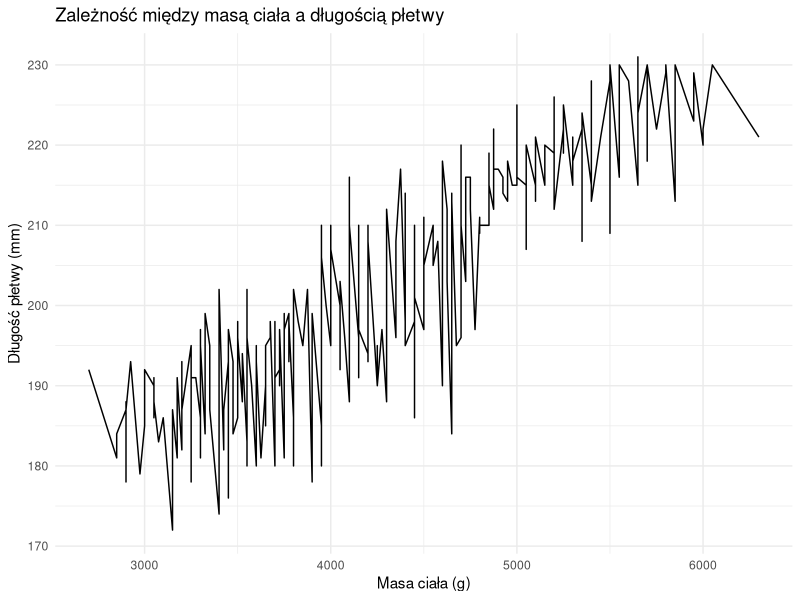
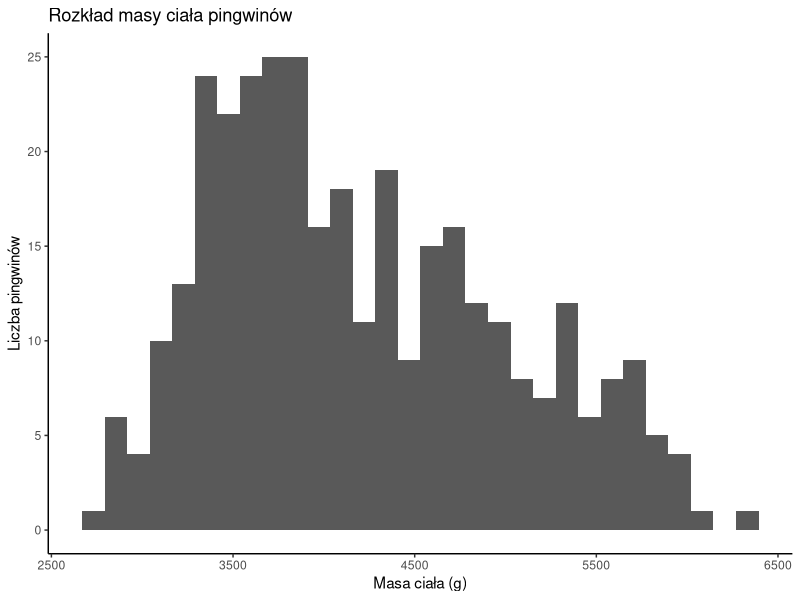
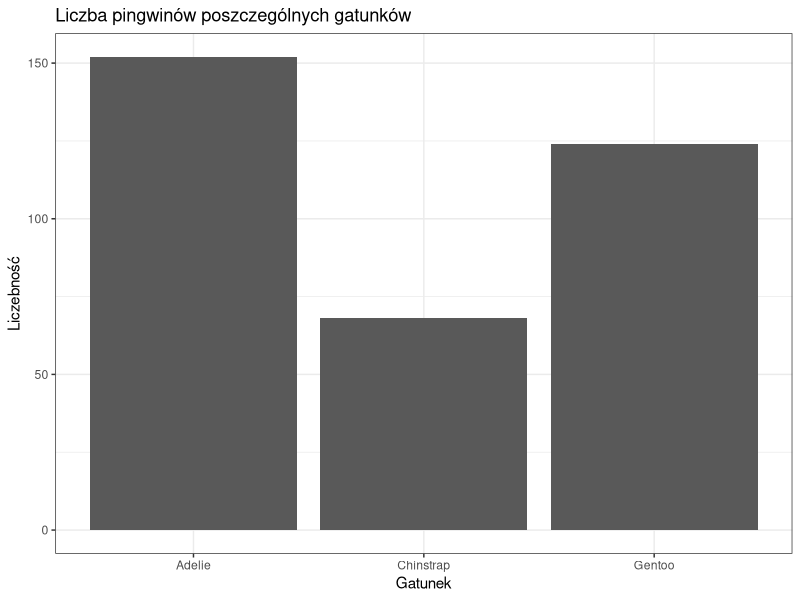
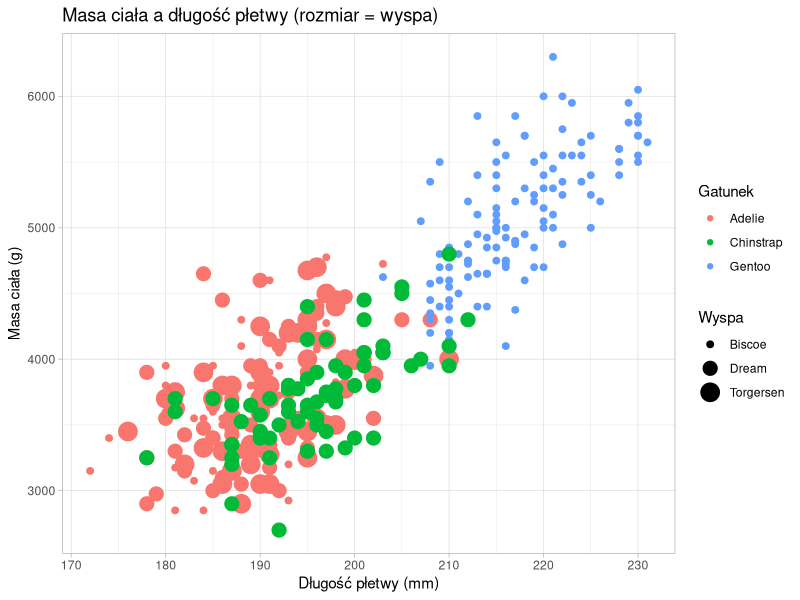
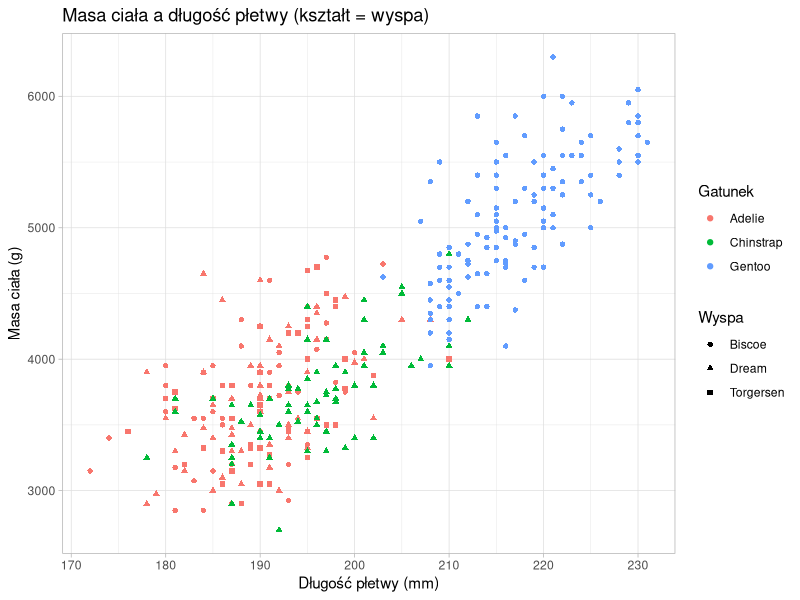

Generate these figures, in order, with R:
## ---- chunk 1
knitr::opts_chunk$set(echo = FALSE, warning = FALSE, message = FALSE)
library(ggplot2)
library(palmerpenguins)
## ---- chunk 2
ggplot(penguins, aes(x = body_mass_g, y = flipper_length_mm)) +
  geom_line() +
  labs(title = "Zależność między masą ciała a długością płetwy",
       x = "Masa ciała (g)",
       y = "Długość płetwy (mm)") +
  theme_minimal()
## ---- chunk 3
ggplot(penguins, aes(x = body_mass_g)) +
  geom_histogram() +
  labs(title = "Rozkład masy ciała pingwinów",
       x = "Masa ciała (g)",
       y = "Liczba pingwinów") +
  theme_classic()
## ---- chunk 4
ggplot(penguins, aes(x = species)) +
  geom_bar() +
  labs(title = "Liczba pingwinów poszczególnych gatunków",
       x = "Gatunek",
       y = "Liczebność") +
  theme_bw()
## ---- chunk 5
ggplot(penguins, aes(x = flipper_length_mm, y = body_mass_g, color = species, size = island)) +
  geom_point() +
  labs(title = "Masa ciała a długość płetwy (rozmiar = wyspa)",
       x = "Długość płetwy (mm)",
       y = "Masa ciała (g)",
       color = "Gatunek",
       size = "Wyspa") +
  theme_light()
## ---- chunk 6
ggplot(penguins, aes(x = flipper_length_mm, y = body_mass_g, color = species, shape = island)) +
  geom_point() +
  labs(title = "Masa ciała a długość płetwy (kształt = wyspa)",
       x = "Długość płetwy (mm)",
       y = "Masa ciała (g)",
       color = "Gatunek",
       shape = "Wyspa") +
  theme_light()
## ---- chunk 7
sessionInfo()
